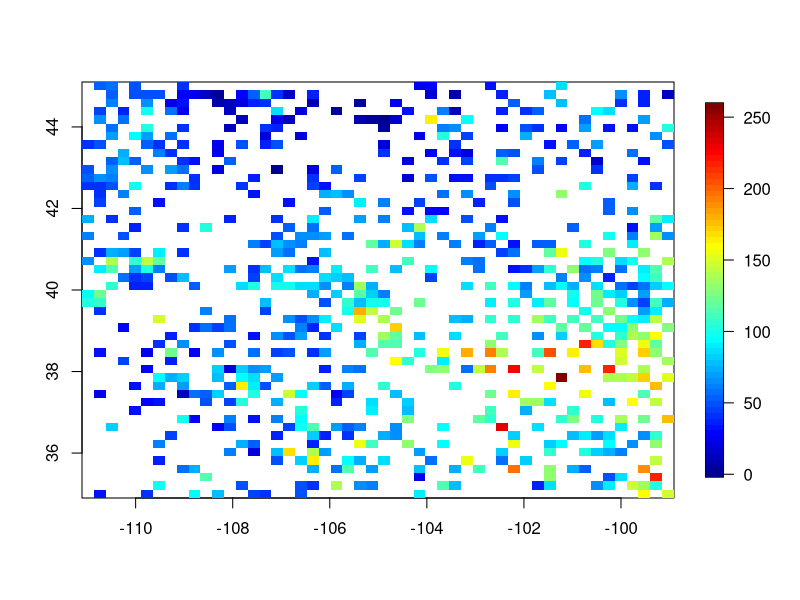
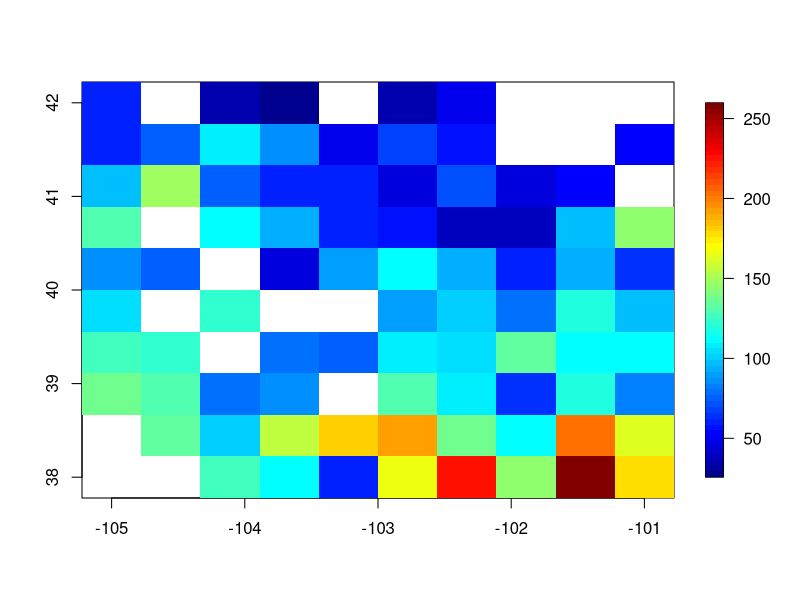
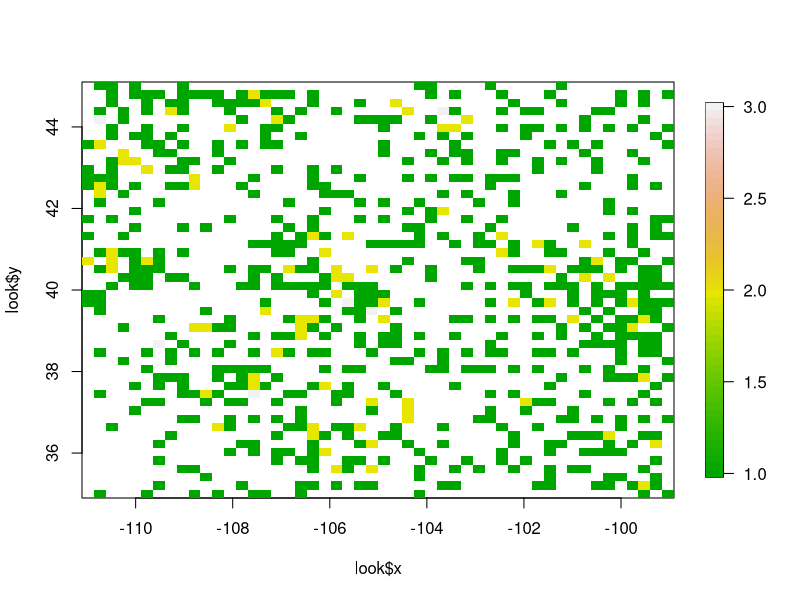

Source code (R) for these figures, in order:
library(fields)


### Name: as.image
### Title: Creates image from irregular x,y,z
### Aliases: as.image
### Keywords: manip

### ** Examples

# convert precip data to 50X50 image  
look<- as.image( RMprecip$y, x= RMprecip$x, nx=50, ny=50)
image.plot( look) 

# reduced grid extent compared to the domain
gridList<- list( x = seq(-105,-101,length.out=10),
                 y = seq(  38, 42,length.out=10) )
look2<- as.image( RMprecip$y, x= RMprecip$x,grid=gridList)
image.plot( look2) 

# number of obs in each cell -- in this case equal to the 
# aggregated weights because each obs had equal weight in the call

image.plot( look$x ,look$y, look$weights, col=terrain.colors(50)) 
# hot spot is around Denver
